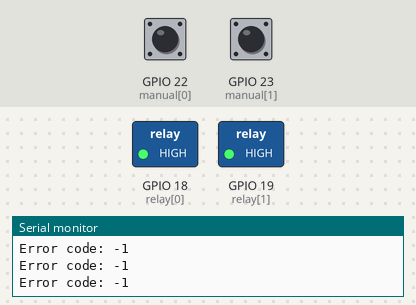
Recording of a program running on a simulated ESP32. On the bench: switched loads named in the program (green lamp = pin HIGH), the last lines printed to the serial monitor. The inputs (shaded band) are chosen by the test bench; at power-on: GPIO 22 (manual[0]) HIGH, GPIO 23 (manual[1]) HIGH. WiFi joins after 1.5 s; servers stay silent unless stated; uploads are accepted with an empty reply; EEPROM starts erased.

Above: at 2.9 s.
3.0 s: GPIO 22 (manual[0]) pulled LOW for 1.15 s
At 4.1 s:
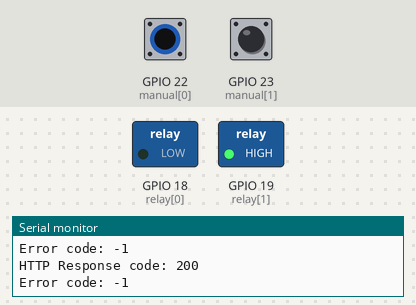
5.8 s: GPIO 23 (manual[1]) pulled LOW for 1.15 s
At 6.6 s:
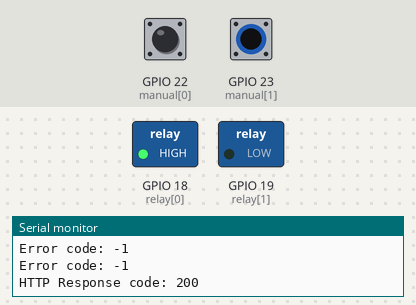
8.9 s: GPIO 23 (manual[1]) pulled LOW for 3.2 s
At 12.7 s:
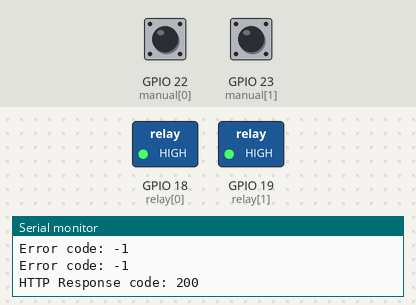
13.8 s: GPIO 22 (manual[0]) pulled LOW for 3.2 s
At 15.5 s:
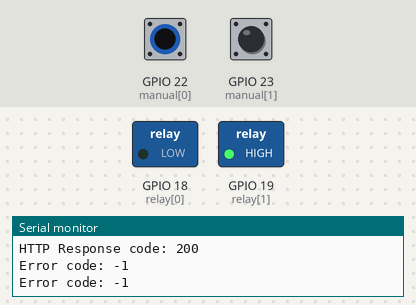
Timing chart, 0 to 18.8 s (numbered marks = the images above; inputs shaded):
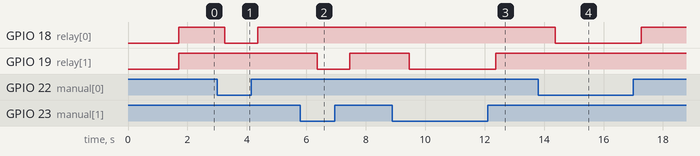

The program:

main.cpp
```cpp
#include <Arduino.h>
#include "Preferences.h"
#include <HTTPClient.h>
#include <WiFi.h>
#include <ArduinoJson.h>
#include <PubSubClient.h>

Preferences pref;

const char *ssid = "Sheth 2.4 Ghz";
const char *password = "all161803";

String serverName = "http://192.168.29.8:3000";

int relay[] = {18, 19};
int manual[] = {22, 23};

String httpGETRequest(String serverName)
{
  WiFiClient client;
  HTTPClient http;

  http.begin(client, serverName);

  int httpResponseCode = http.GET();

  String payload = "{}";

  if (httpResponseCode > 0)
  {
    Serial.print("HTTP Response code: ");
    Serial.println(httpResponseCode);
    payload = http.getString();
    payload.remove(0, 1);
    payload.remove(payload.length() - 1, 1);
  }
  else
  {
    Serial.print("Error code: ");
    Serial.println(httpResponseCode);
  }

  http.end();

  return payload;
}

void httpPUTRequest(String serverName, boolean state)
{
  WiFiClient client;
  HTTPClient http;

  http.begin(client, serverName);

  http.addHeader("Content-Type", "application/json");

  JsonDocument doc;
  doc["state"] = state;

  String payload;
  serializeJson(doc, payload);

  int httpResponseCode = http.PUT(payload);

  if (httpResponseCode > 0)
  {
    Serial.print("HTTP Response code: ");
    Serial.println(httpResponseCode);
  }
  else
  {
    Serial.print("Error code: ");
    Serial.println(httpResponseCode);
  }

  http.end();
}

boolean checkState(int id)
{
  String payload = httpGETRequest(serverName + "/state/" + (String)id);
  JsonDocument doc;
  DeserializationError err = deserializeJson(doc, payload);
  if (err)
  {
    Serial.println(err.c_str());
    Serial.println("error");
  }
  return doc["state"];
}

void changeState(boolean state, int id, String device)
{
  String switch_id = device + (String)id;
  if (pref.getBool(switch_id.c_str()) != state)
  {
    pref.putBool(switch_id.c_str(), state);
    if (pref.getBool(((String)id).c_str()) != state)
    {
      pref.putBool(((String)id).c_str(), state);
      digitalWrite(relay[id - 1], !state);
      if (device == "manual")
      {
        httpPUTRequest(serverName + "/state/" + (String)id, state);
      }
    }
  }
}

void setup()
{
  Serial.begin(115200);
  pref.begin("switch", false);

  // Wifi Connect
  WiFi.begin(ssid, password);
  Serial.println("Connecting");
  while (WiFi.status() != WL_CONNECTED)
  {
    delay(500);
    Serial.print(".");
  }
  Serial.println();
  Serial.print("Connected to WiFi network with IP Address : ");
  Serial.println(WiFi.localIP());

  // Get Default State
  String dState = "[" + httpGETRequest(serverName + "/state") + "]";
  Serial.println(dState);
  JsonDocument doc;
  DeserializationError err = deserializeJson(doc, dState);

  if (err)
  {
    Serial.println(err.c_str());
  }

  // Set Default State
  for (int i = 0; i < 2; i++)
  {
    pinMode(manual[i], INPUT_PULLUP);
    digitalWrite(manual[i], HIGH);
    pinMode(relay[i], OUTPUT);
    digitalWrite(relay[i], !(boolean)doc[i]["state"]);
    Serial.println((boolean)doc[i]["state"]);
  }
}

void loop()
{
  for (int i = 0; i < 2; i++)
  {
    int serverState = checkState(i + 1);
    changeState(serverState, i + 1, "server");
  }
  delay(250);
  for (int i = 0; i < 2; i++)
  {
    boolean manualState = !(digitalRead(manual[i]));
    changeState(manualState, i + 1, "manual");
  }
  delay(250);
}
```

Measured:
- after the input at 3.0 s, GPIO 18 (relay[0]): HIGH → LOW after 0.26 s, → HIGH 1.1 s later
- after the input at 5.8 s, GPIO 19 (relay[1]): HIGH → LOW after 0.56 s, → HIGH 1.1 s later
- after the input at 8.9 s, GPIO 19 (relay[1]): HIGH → LOW after 0.57 s, → HIGH 2.9 s later
- after the input at 13.8 s, GPIO 18 (relay[0]): HIGH → LOW after 0.57 s, → HIGH 2.9 s later
